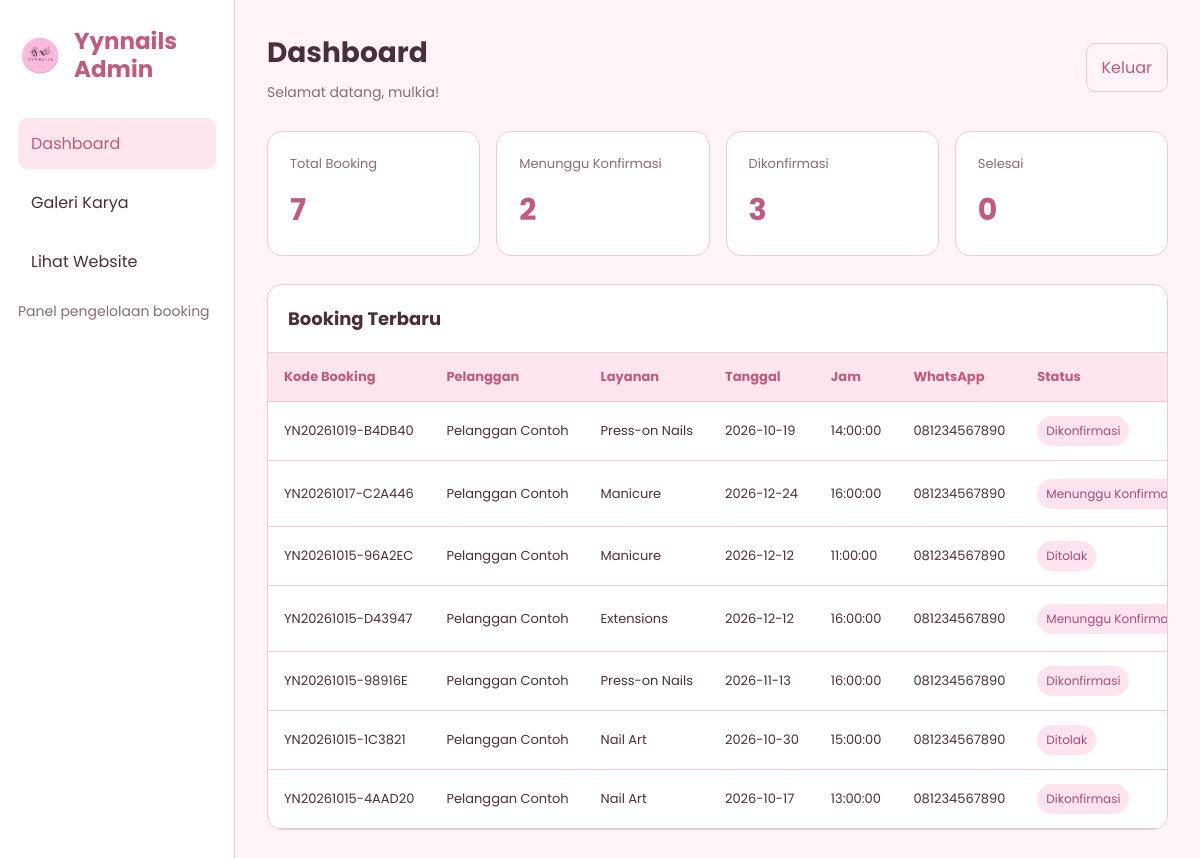
Screenshot of /admin/dashboard.php (signed in) with the database file from the repository.
### tables this page shows
CREATE TABLE `pesanan` (
  `id_pesanan` int(255) NOT NULL,
  `id_pelanggan` int(255) NOT NULL,
  `kode_booking` varchar(255) NOT NULL,
  `layanan` varchar(100) NOT NULL,
  `tanggal` date NOT NULL,
  `jam` time NOT NULL,
  `referensi_design` varchar(255) NOT NULL,
  `catatan` text NOT NULL,
  `status` varchar(100) NOT NULL,
  `created_at` timestamp NOT NULL DEFAULT current_timestamp()
);

CREATE TABLE `pelanggan` (
  `id_pelanggan` int(255) NOT NULL,
  `nama` varchar(100) NOT NULL,
  `no_whatsapp` varchar(20) NOT NULL,
  `created_at` timestamp NOT NULL DEFAULT current_timestamp(),
  `updated_at` timestamp NOT NULL DEFAULT current_timestamp()
);

### admin/includes/lib.php (called while the page is built, shortened)
<?php
require_once __DIR__ . '/header.php';
require_once __DIR__ . '/navbar.php';
require_once __DIR__ . '/footer.php';
function h($value): string {
    return htmlspecialchars((string) $value, ENT_QUOTES, 'UTF-8');
}
function render_admin(string $key): void {
    require __DIR__ . '/../pages/' . $key . '.php';
}

### admin/dashboard.php (called while the page is built)
<?php
require __DIR__ . '/includes/lib.php';
render_admin('dashboard');

### admin/pages/dashboard.php (the view, shortened to what this page needs)
<?php
$namaAdmin = $_SESSION['admin_nama'] ?? 'Admin';
try {
    $total = (int) $pdo->query(
        'SELECT COUNT(*) FROM pesanan'
    )->fetchColumn();
    $menunggu = (int) $pdo->query(
        "SELECT COUNT(*) FROM pesanan
         WHERE status = 'Menunggu Konfirmasi'"
    )->fetchColumn();
    $dikonfirmasi = (int) $pdo->query(
        "SELECT COUNT(*) FROM pesanan
         WHERE status = 'Dikonfirmasi'"
    )->fetchColumn();
    $selesai = (int) $pdo->query(
        "SELECT COUNT(*) FROM pesanan
         WHERE status = 'Selesai'"
    )->fetchColumn();
$stmt = $pdo->query(
    'SELECT p.kode_booking, p.layanan, p.tanggal,
            p.jam, p.status, p.referensi_design,
            pl.nama, pl.no_whatsapp
     FROM pesanan p
     INNER JOIN pelanggan pl
        ON p.id_pelanggan = pl.id_pelanggan
     ORDER BY p.id_pesanan DESC
     LIMIT 10'
);
    $pesanan = $stmt->fetchAll();
} catch (Throwable $e) {
    error_log($e->getMessage());
    http_response_code(500);
    exit('Data dashboard belum dapat dimuat. Periksa struktur tabel database.');
}
?>
<div class="layout">
    <aside class="sidebar">
        <div class="brand">
    <img src="../assets/img/logo.png" alt="Logo Yynnails">
    <span>Yynnails Admin</span>
</div>
        <p class="muted">Panel pengelolaan booking</p>
    </aside>
    <main class="main">
        <header class="topbar">
            <div>
                <h1>Dashboard</h1>
                <div class="muted">
                    Selamat datang, <?= h($namaAdmin) ?>!
                </div>
            </div>
            <a class="logout" href="logout.php">Keluar</a>
        </header>
        <section class="cards">
            <div class="card">
                <p>Total Booking</p>
                <div class="number"><?= $total ?></div>
            </div>
            <div class="card">
                <p>Menunggu Konfirmasi</p>
                <div class="number"><?= $menunggu ?></div>
            </div>
            <div class="card">
                <p>Dikonfirmasi</p>
                <div class="number"><?= $dikonfirmasi ?></div>
            </div>
            <div class="card">
                <p>Selesai</p>
                <div class="number"><?= $selesai ?></div>
            </div>
        </section>
        <section class="panel">
            <div class="panel-head">
                <h2>Booking Terbaru</h2>
            </div>
            <?php if (!$pesanan): ?>
                <div class="empty">Belum ada data booking.</div>
            <?php else: ?>
                <div class="table-wrap">
                    <table>
                        <thead>
                            <tr>
                                <th>Kode Booking</th>
                                <th>Pelanggan</th>
                                <th>Layanan</th>
                                <th>Tanggal</th>
                                <th>Jam</th>
                                <th>WhatsApp</th>
                                <th>Status</th>
                            </tr>
                        </thead>
                        <tbody>
                        <?php foreach ($pesanan as $item): ?>
                            <tr>
                                <td><?= h($item['kode_booking']) ?></td>
                                <td><?= h($item['nama']) ?></td>
                                <td><?= h($item['layanan']) ?></td>
                                <td><?= h($item['tanggal']) ?></td>
                                <td><?= h($item['jam']) ?></td>
                                <td><?= h($item['no_whatsapp']) ?></td>
<td>
    <span class="status">
        <?= h($item['status']) ?>
    </span>
</td>
                            </tr>
                        <?php endforeach; ?>
                        </tbody>
                    </table>
                </div>
            <?php endif; ?>
        </section>
    </main>
</div>

### assets/css/admin.css (style rules this page uses)
* { box-sizing:border-box }
:root { --bg:#fff5f8; --card:#ffffff; --ink:#4a2f3a; --mut:#8a6b77; --head:#c25b7a; --line:#f1c9d5; --soft:#ffe6ee; --chip:#ffe3ee;--chip-ink:#a64d78; --btn:#f6b3c6;--btn-h:#f19db6;--btn-ink:#4a2233; --danger:#c9455f; --ok-bg:#e8f5e9;--ok-ink:#216e39;--ok-line:#b7dfbd; --err-bg:#ffe3e8;--err-ink:#a52a47; --sans:Poppins,Arial,sans-serif; }
body { margin:0;font-family:var(--sans);color:var(--ink);background:var(--bg) }
h1 { margin:0 0 8px;color:var(--head) }
p { color:var(--mut) }
a { color:var(--head);text-decoration:none }
.muted { color:var(--mut);font-size:14px }
.pg-dashboard .layout { display:flex;min-height:100vh }
.pg-dashboard .sidebar { width:235px;padding:28px 18px;background:var(--card);border-right:1px solid var(--line) }
.pg-dashboard .brand { display:flex;align-items:center;gap:12px;margin:0 0 35px;color:var(--head);font-size:23px;font-weight:bold;line-height:1.2 }
.pg-dashboard .brand img { display:block;width:44px;height:44px;object-fit:contain;flex-shrink:0 }
.pg-dashboard .main { flex:1;min-width:0;padding:32px }
.pg-dashboard .topbar { display:flex;justify-content:space-between;align-items:center;gap:16px;margin-bottom:28px }
.pg-dashboard h1 { font-size:28px;color:var(--ink) }
.pg-dashboard .logout { display:inline-block;padding:11px 15px;border:1px solid var(--line);border-radius:9px;color:var(--head) }
.pg-dashboard .cards { display:grid;grid-template-columns:repeat(4,minmax(0,1fr));gap:16px;margin-bottom:28px }
.pg-dashboard .card { padding:22px;border:1px solid var(--line);border-radius:15px;background:var(--card) }
.pg-dashboard .card p { margin:0 0 14px;color:var(--mut);font-size:13px }
.pg-dashboard .number { font-size:30px;font-weight:bold;color:var(--head) }
.pg-dashboard .panel { overflow:hidden;border:1px solid var(--line);border-radius:15px;background:var(--card) }
.pg-dashboard .panel-head { padding:20px;border-bottom:1px solid var(--line) }
.pg-dashboard .panel-head h2 { margin:0;font-size:18px }
.pg-dashboard .table-wrap { overflow-x:auto }
.pg-dashboard table { width:100%;border-collapse:collapse;white-space:nowrap }
.pg-dashboard th,.pg-dashboard td { padding:14px 16px;border-bottom:1px solid var(--line);text-align:left;font-size:13px }
.pg-dashboard th { color:var(--head);background:var(--soft) }
.pg-dashboard .status { display:inline-block;padding:6px 9px;border-radius:20px;background:var(--chip);color:var(--chip-ink);font-size:12px }

### rows the page displays
pesanan: kode_booking "YN20261019-B4DB40", id_pelanggan.nama "Pelanggan Contoh", layanan "Press-on Nails", tanggal "2026-10-19", jam "14:00:00", id_pelanggan.no_whatsapp "081234567890", status "Dikonfirmasi"
pesanan: kode_booking "YN20261017-C2A446", id_pelanggan.nama "Pelanggan Contoh", layanan "Manicure", tanggal "2026-12-24", jam "16:00:00", id_pelanggan.no_whatsapp "081234567890", status "Menunggu…"
pesanan: kode_booking "YN20261015-96A2EC", id_pelanggan.nama "Pelanggan Contoh", layanan "Manicure", tanggal "2026-12-12", jam "11:00:00", id_pelanggan.no_whatsapp "081234567890", status "Ditolak"
pesanan: kode_booking "YN20261015-D43947", id_pelanggan.nama "Pelanggan Contoh", layanan "Extensions", tanggal "2026-12-12", jam "16:00:00", id_pelanggan.no_whatsapp "081234567890", status "Menunggu…"
pesanan: kode_booking "YN20261015-98916E", id_pelanggan.nama "Pelanggan Contoh", layanan "Press-on Nails", tanggal "2026-11-13", jam "16:00:00", id_pelanggan.no_whatsapp "081234567890", status "Dikonfirmasi"
pesanan: kode_booking "YN20261015-1C3821", id_pelanggan.nama "Pelanggan Contoh", layanan "Nail Art", tanggal "2026-10-30", jam "15:00:00", id_pelanggan.no_whatsapp "081234567890", status "Ditolak"
pesanan: kode_booking "YN20261015-4AAD20", id_pelanggan.nama "Pelanggan Contoh", layanan "Nail Art", tanggal "2026-10-17", jam "13:00:00", id_pelanggan.no_whatsapp "081234567890", status "Dikonfirmasi"

### other values shown
$label "Dashboard"
$label "Galeri Karya"
$label "Lihat Website"
$namaAdmin "mulkia"
$total "7"
$menunggu "2"
$dikonfirmasi "3"
$selesai "0"
